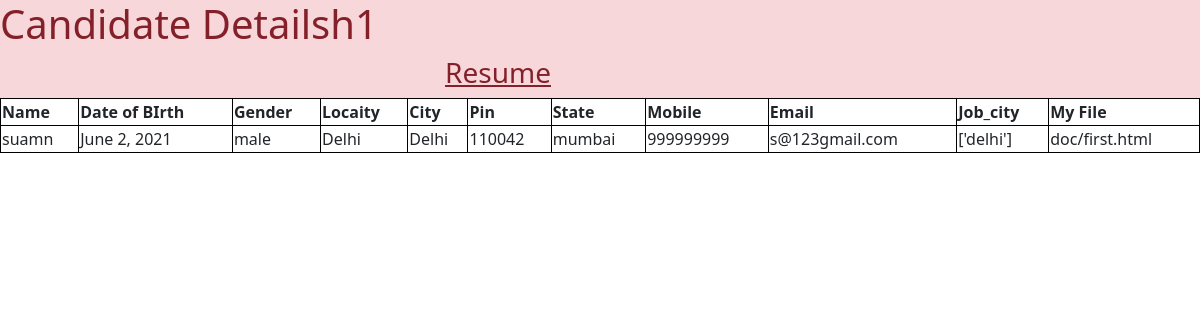
/2, run on the app's committed database.
### myapp/models.py (models this page shows)
class Resume(models.Model):
    name = models.CharField(max_length=100)
    dob = models.DateField(auto_now=False,auto_now_add=False)
    gender = models.CharField(max_length=100)
    locality = models.CharField(max_length=100)
    city = models.CharField(max_length = 100)
    pin = models.PositiveIntegerField()
    state = models.CharField(choices=state,max_length=100)
    mobile = models.PositiveIntegerField()
    email = models.EmailField(max_length=100)
    job_city = models.CharField(max_length=100)
    profile_image = models.ImageField(blank = False,upload_to ='profileimg')
    my_file = models.FileField(blank=False,upload_to='doc')

### myapp/views.py (the view)
# urls.py: path('<int:pk>',views.Cnadndite.as_view(),name = 'hii')
class Cnadndite(View):
    def get(self,request ,pk):
        candi = Resume.objects.get(pk=pk)
        return render(request,'myapp/candidate.html',{'candidate': candi})

### myapp/templates/myapp/candidate.html (shortened to what this page needs)
<!DOCTYPE html>
{% load static %}
<html lang="en">
<head>
    <link rel="stylesheet" href="{% static 'myapp/css/bootstrap.css'%}">
    <link rel="stylesheet" href="{% static 'myapp/css/style.css'%}">
</head>
<body>
    <div class="cotainer">
        <div class="alert-danger alert-cenetr">
            <h1>Candidate Detailsh1</h1>
            <div class="row">
                <div class="col-sm-10">
                    <h3 class="text-center"><u>Resume</u></h3>
                </div>
            </div>
        </div>
    </div>
    <table style="width: 100%;">
        <tr>
            <th>Name</th>
            <th>Date of BIrth</th>
            <th>Gender</th>
            <th>Locaity</th>
            <th>City</th>
            <th>Pin</th>
            <th>State</th>
            <th>Mobile</th>
            <th>Email</th>
            <th>Job_city</th>
            <th>My File</th>
        </tr>
        <tr>
            <td> {{candidate.name}} </td>
            <td>{{candidate.dob}}</td>
            <td>{{candidate.gender}}</td>
            <td>{{candidate.locality}}</td>
            <td>{{candidate.city}}</td>
            <td>{{candidate.pin}}</td>
            <td>{{candidate.state}}</td>
            <td>{{candidate.mobile}}</td>
            <td>{{candidate.email}}</td>
            <td>{{candidate.job_city}}</td>
            <td>{{candidate.my_file}}</td>
        </tr>
    </table>
</body>
</html>

### myapp/static/myapp/css/style.css (style rules this page uses)
table,th,td { border: 1px solid blueviolet; }

### myapp/templates/myapp/candidate.html (style rules this page uses)
table,th,td { border: 1px solid black; }

### data on the page
Resume: name "suamn", dob "June 2, 2021", gender "male", locality "Delhi", city "Delhi", pin "110042", state "mumbai", mobile "999999999", email "s@123gmail.com", job_city "['delhi']", my_file "doc/first.html"
